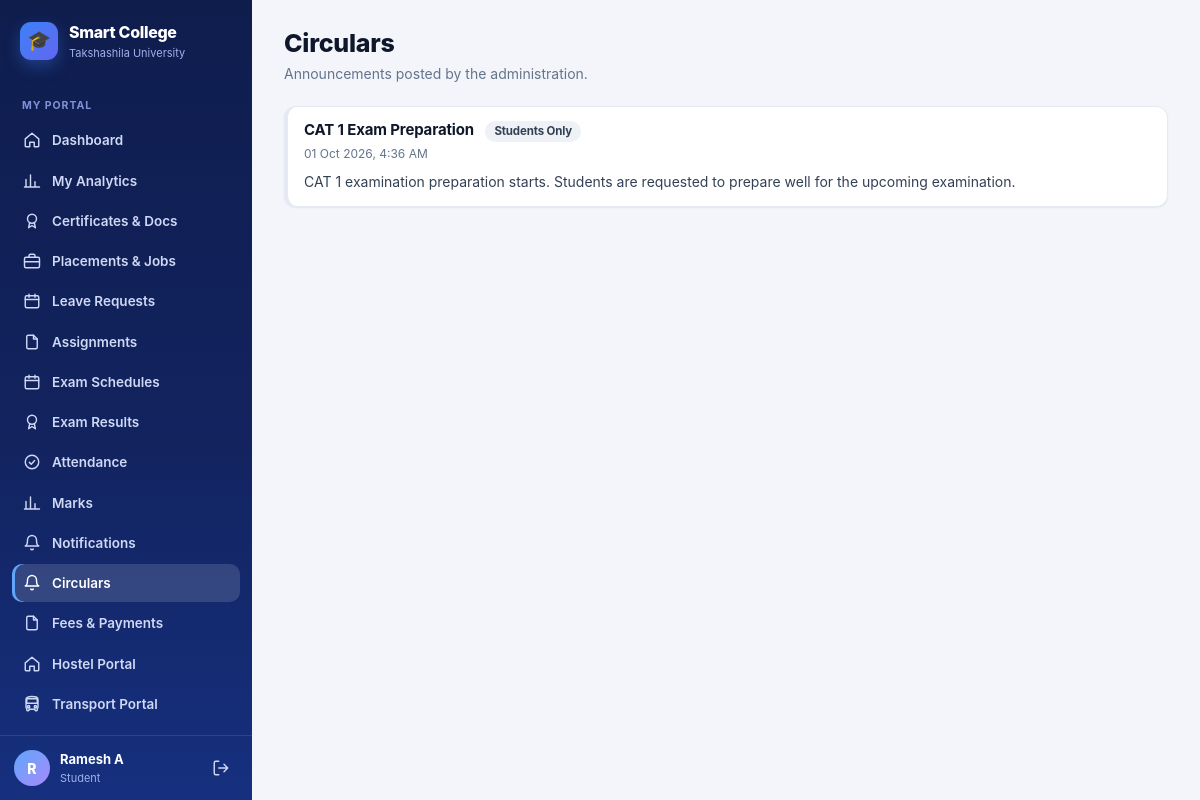
/timetable/circulars/ (signed in), run on the app's committed database.
### students/models.py (models this page shows, shortened)
class Student(models.Model):
    user = models.OneToOneField(
        User,
        on_delete=models.CASCADE,
        null=True,
        blank=True
    )
    name = models.CharField(max_length=100)
    roll_no = models.CharField(max_length=20, unique=True)
    sif_number = models.CharField(
        max_length=30,
        unique=True,
        null=True,
        blank=True,
        help_text="7-digit unique University SIF number (auto-generated if left blank)"
    )
    email = models.EmailField()
    department = models.ForeignKey(
        Department,
        on_delete=models.CASCADE
    )
    course = models.ForeignKey(
        Course,
        on_delete=models.SET_NULL,
        null=True,
        blank=True
    )
    year = models.IntegerField()
    is_approved = models.BooleanField(default=True)
    parent_name = models.CharField(max_length=100, blank=True)
    parent_phone = models.CharField(max_length=20, blank=True)
    phone = models.CharField(max_length=20, blank=True)
    admission_date = models.DateField(default=timezone.now)
    is_active = models.BooleanField(default=True)

### timetable/models.py (models this page shows, shortened)
class Circular(models.Model):
    title = models.CharField(max_length=200)
    message = models.TextField()
    audience = models.CharField(
        max_length=10,
        choices=AUDIENCE_CHOICES,
        default="ALL"
    )
    target_department = models.ForeignKey(Department, on_delete=models.SET_NULL, null=True, blank=True, related_name="target_circulars")
    target_course = models.ForeignKey(Course, on_delete=models.SET_NULL, null=True, blank=True, related_name="target_circulars")
    target_year = models.PositiveIntegerField(null=True, blank=True)
    posted_by = models.ForeignKey(
        User,
        on_delete=models.SET_NULL,
        null=True
    )
    posted_at = models.DateTimeField(
        auto_now_add=True
    )
    class Meta:
        ordering = ["-posted_at"]

### timetable/views.py (the view, shortened to what this page needs)
@login_required(login_url="/accounts/login/")
def circular_list(request):
    from students.models import Student
    is_student = Student.objects.filter(user=request.user).exists()
    is_faculty = Faculty.objects.filter(user=request.user).exists()
    circulars = Circular.objects.all()
    return render(
        request,
        "timetable/circular_list.html",
        {
            "circulars": circulars,
        }
    )

### accounts/context_processors.py (called while the page is built)
def _has_faculty(user):
    if not user or not user.is_authenticated:
        return False
    if Student.objects.filter(user=user).exists():
        return False
    return (
        Faculty.objects.filter(user=user).exists()
        or (bool(user.email) and Faculty.objects.filter(email=user.email).exists())
    )

### timetable/templates/timetable/circular_list.html (shortened to what this page needs)
{% extends "base.html" %}
{% block page_title %}Circulars{% endblock %}
{% block page_sub %}Announcements posted by the administration.{% endblock %}
{% block content %}
{% if circulars %}
    {% for c in circulars %}
        <div class="note">
            <h3>{{ c.title }} <span class="badge gray" style="margin-left:8px">{{ c.get_audience_display }}</span></h3>
            <div class="meta">{{ c.posted_at|date:"d M Y, g:i A" }}</div>
            <p>{{ c.message }}</p>
        </div>
    {% endfor %}
{% else %}
    <div class="card"><div class="empty"><svg class="icon"><use href="#i-bell"/></svg><b>No circulars yet</b>Check back later.</div></div>
{% endif %}
{% endblock %}

### templates/base.html (shortened to what this page needs)
{% load static %}<!DOCTYPE html>
<html lang="en">
<head>
    <link rel="stylesheet" href="{% static 'css/theme.css' %}">
</head>
<body>
<div class="app">
    <aside class="sidebar" id="sidebar">
        <a class="brand" href="{{ nav_home }}">
            <span class="brand-mark">🎓</span>
            <span>
                <div class="brand-name">Smart College</div>
                <div class="brand-sub">Takshashila University</div>
            </span>
        </a>
        <nav class="nav">
            {% for group in nav_groups %}
                {% if group.label %}<div class="nav-label">{{ group.label }}</div>{% endif %}
                {% for item in group.items %}
                    <a class="nav-link {% if item.active %}active{% endif %}" href="{{ item.url }}">
                        <svg class="icon"><use href="#i-{{ item.icon }}"/></svg>
                        <span>{{ item.label }}</span>
                    </a>
                {% endfor %}
            {% endfor %}
        </nav>
        <div class="sidebar-foot">
            <div class="avatar">{{ nav_initial }}</div>
            <div class="who">
                <div class="who-name">{{ nav_display }}</div>
                <div class="who-role">{{ nav_role_label }}</div>
            </div>
            <a class="logout" href="/accounts/logout/" title="Log out"><svg class="icon"><use href="#i-logout"/></svg></a>
        </div>
    </aside>
    <div class="main">
        <main class="page">
            <div class="page-head">
                <div>
                    <h1 class="page-title">{% block page_title %}{% endblock %}</h1>
                    <div class="page-sub">{% block page_sub %}{% endblock %}</div>
                </div>
            </div>
            {% block content %}{% endblock %}
        </main>
    </div>
</div>
</body>
</html>

### static/css/theme.css (style rules this page uses)
:root { --bg: #f3f5fb; --surface: #ffffff; --surface-2: #f8faff; --ink: #0f172a; --ink-2: #334155; --muted: #64748b; --line: #e5e9f3; --line-2: #d3dbea; --brand: #1d4ed8; --brand-600: #2563eb; --brand-700: #1e40af; --brand-900: #12235f; --brand-50: #eef3ff; --brand-100: #dbe6ff; --accent: #7c3aed; --accent-50: #f3edff; --success: #15803d; --success-50: #e8f7ee; --warn: #b45309; --warn-50: #fff4e0; --danger: #b91c1c; --danger-50: #fdecec; --radius: 14px; --radius-sm: 9px; --shadow-sm: 0 1px 2px rgba(15, 23, 42, .06); --shadow: 0 8px 24px rgba(15, 23, 42, .07); --sidebar-w: 252px; --font: "Inter", "Segoe UI", system-ui, -apple-system, Roboto, "Helvetica Neue", Arial, sans-serif; }
*, *::before, *::after { box-sizing: border-box; }
html { -webkit-text-size-adjust: 100%; }
body { margin: 0; font-family: var(--font); font-size: 14px; line-height: 1.5; color: var(--ink); background: var(--bg); -webkit-font-smoothing: antialiased; }
a { color: var(--brand); text-decoration: none; }
h1, h2, h3, h4 { margin: 0; line-height: 1.25; letter-spacing: -0.01em; }
p { margin: 0; }
.icon { width: 18px; height: 18px; stroke: currentColor; fill: none; stroke-width: 1.9; stroke-linecap: round; stroke-linejoin: round; flex: none; }
.app { display: flex; min-height: 100vh; }
.sidebar { width: var(--sidebar-w); flex: none; background: linear-gradient(180deg, #0f1d4d 0%, #12235f 55%, #16307f 100%); color: #cfd8f5; display: flex; flex-direction: column; position: sticky; top: 0; height: 100vh; z-index: 40; }
.brand { display: flex; align-items: center; gap: 11px; padding: 20px 20px 16px; color: #fff; text-decoration: none !important; }
.brand-mark { width: 38px; height: 38px; border-radius: 11px; background: linear-gradient(135deg, #3b82f6, #6366f1); display: grid; place-items: center; font-size: 19px; box-shadow: 0 6px 16px rgba(59, 130, 246, .35); }
.brand-name { font-weight: 800; font-size: 16px; letter-spacing: -0.02em; }
.brand-sub { font-size: 11px; color: #9db0e8; margin-top: 1px; }
.nav { padding: 6px 12px; overflow-y: auto; flex: 1; }
.nav-label { font-size: 10.5px; font-weight: 700; letter-spacing: .09em; text-transform: uppercase; color: #7f93d6; padding: 14px 10px 6px; }
.nav-link { display: flex; align-items: center; gap: 11px; padding: 9px 11px; margin: 2px 0; border-radius: 10px; color: #cfd8f5; font-weight: 600; font-size: 13.5px; text-decoration: none !important; transition: background .15s, color .15s; }
.nav-link.active { background: rgba(255, 255, 255, .14); color: #fff; box-shadow: inset 3px 0 0 #60a5fa; }
.sidebar-foot { padding: 14px; border-top: 1px solid rgba(255, 255, 255, .1); display: flex; align-items: center; gap: 10px; }
.avatar { width: 36px; height: 36px; border-radius: 50%; background: linear-gradient(135deg, #60a5fa, #a78bfa); color: #fff; font-weight: 800; display: grid; place-items: center; flex: none; }
.who { min-width: 0; flex: 1; }
.who-name { color: #fff; font-weight: 700; font-size: 13px; white-space: nowrap; overflow: hidden; text-overflow: ellipsis; }
.who-role { font-size: 11px; color: #9db0e8; }
.logout { color: #cfd8f5; padding: 8px; border-radius: 9px; display: grid; place-items: center; }
.main { flex: 1; min-width: 0; display: flex; flex-direction: column; }
.page { padding: 28px 32px 48px; width: 100%; max-width: 1320px; margin: 0 auto; }
.page-head { display: flex; flex-wrap: wrap; align-items: flex-end; justify-content: space-between; gap: 14px; margin-bottom: 22px; }
.page-title { font-size: 25px; font-weight: 800; }
.page-sub { color: var(--muted); margin-top: 4px; }
.badge { white-space: nowrap; display: inline-flex; align-items: center; gap: 5px; padding: 3px 9px; border-radius: 999px; font-size: 11.5px; font-weight: 700; background: var(--brand-50); color: var(--brand-700); }
.badge.gray { background: #eef1f6; color: var(--ink-2); }
.note { border-left: 4px solid var(--brand-600); background: var(--surface); border: 1px solid var(--line); border-left-width: 4px; border-radius: 12px; padding: 14px 16px; margin-bottom: 12px; box-shadow: var(--shadow-sm); }
.note h3 { font-size: 15px; }
.note .meta { font-size: 12px; color: var(--muted); margin: 3px 0 8px; }
.note p { color: var(--ink-2); white-space: pre-wrap; }

### data on the page
Student: name "Ramesh A"
Circular: audience "Student", title "CAT 1 Exam Preparation", audience "Students Only", posted_at "01 Oct 2026, 4:36 AM", message "CAT 1 examination preparation starts. Students are requested to prepare well for the upcoming examination."

### other printed values
{{ group.label }} "MY PORTAL"
{{ item.label }} "Dashboard" "My Analytics" "Certificates & Docs" "Placements & Jobs" "Leave Requests" "Assignments" "Exam Schedules" "Exam Results" "Attendance" "Marks" "Notifications" "Circulars" "Fees & Payments" "Hostel Portal" "Transport Portal"
{{ nav_initial }} "R"
